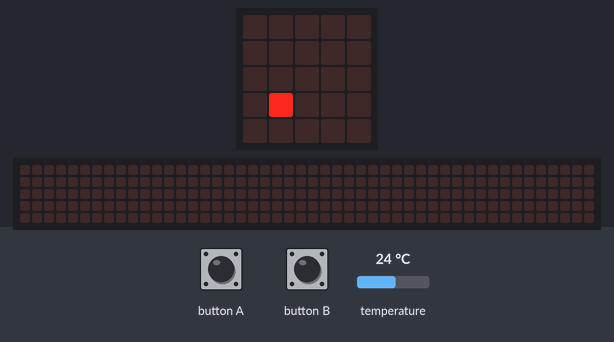
Bench run of a program on a simulated BBC micro:bit (MakeCode). Shown: the board's 5×5 LED display, a strip that is not on the board, showing the scrolling text unrolled. Inputs (shaded band) come from the test bench; at power-on: temperature 24 °C. The 48×5 strip is a reading aid, not a part: it shows the text the display is scrolling, unrolled, one strip-width of it at a time.

Above: at 0.1 s.
2.4 s: button A pressed for 0.15 s
At 2.62 s:
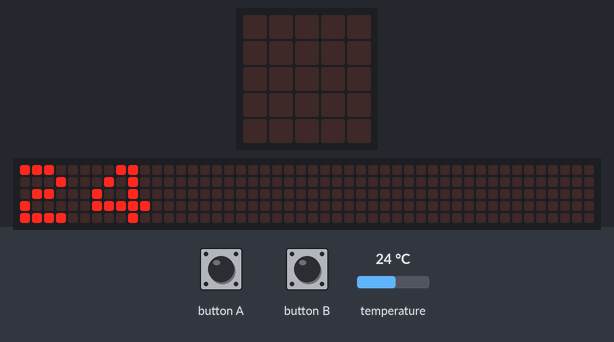
3.1 s: button B pressed for 0.15 s
At 6.07 s:
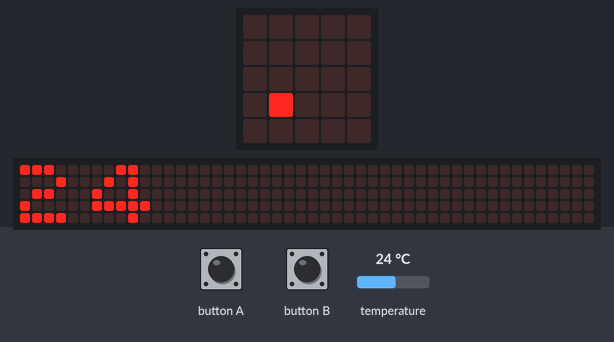
15.7 s: button A pressed for 0.15 s
At 16.07 s:
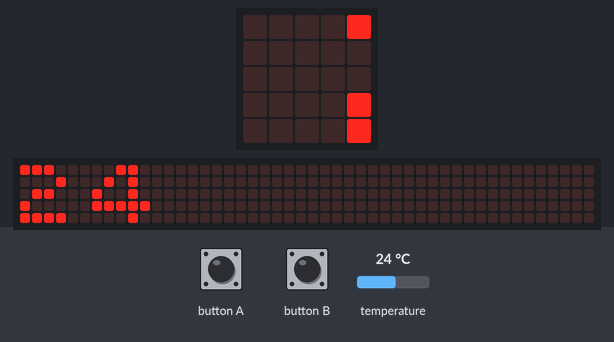
Timing chart, 0 to 18.7 s (numbered marks = the images above; inputs shaded):
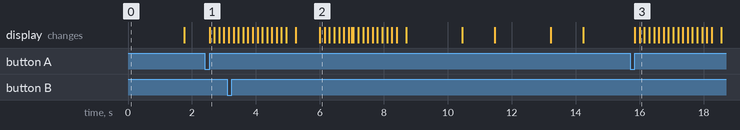

Measured:
- after the input at 2.4 s, the display: changes after 0.15 s (image 1)
- after the input at 15.7 s, the display: first changes after 0.15 s (image 3 shows a later state)

The program:

main.ts
```typescript
input.onButtonPressed(Button.A, function () {
    basic.showNumber(min)
})
input.onButtonPressed(Button.B, function () {
    basic.showNumber(max)
})
let min = 0
let max = 0
let Temp_Actual = input.temperature()
max = Temp_Actual
min = Temp_Actual
basic.forever(function () {
    basic.showString(".")
    Temp_Actual = input.temperature()
    if (Temp_Actual < min) {
        min = Temp_Actual
    }
    if (Temp_Actual > max) {
        max = Temp_Actual
    }
    basic.pause(1000)
    basic.clearScreen()
    basic.pause(1000)
})
```

test.ts
```typescript
// aquí va el archivo "tests"; esto no se compilará cuando este paquete se utilice como una extensión.
```
